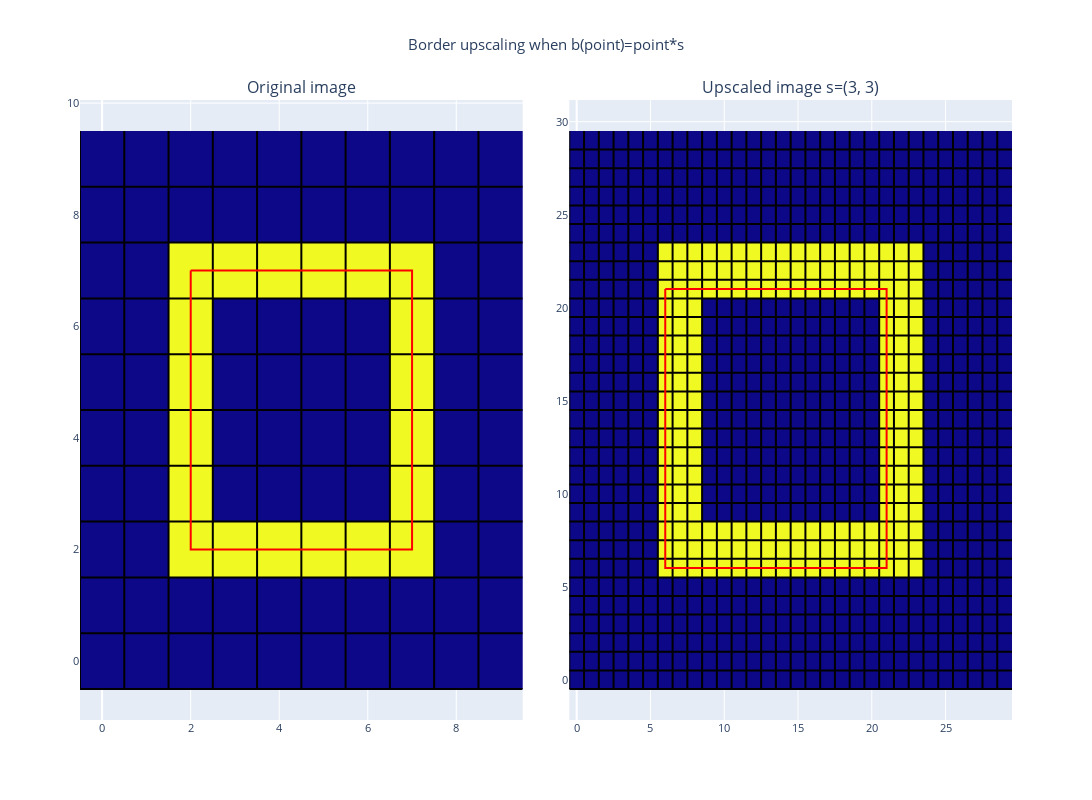

The cell this chart's notebook holds for it:
### Code cell
fig = make_subplots(rows=1, cols=2, 
                    horizontal_spacing=0.05, 
                    vertical_spacing=0.1,
                    subplot_titles=('Original image', f"Upscaled image s={scale_factor_x, scale_factor_y}"))
# Add images to plot
base_image_fig = px.imshow(test_image)
fig.add_trace(base_image_fig.data[0], 1, 1)
xs, ys = gridlines(test_image)
fig.add_trace(go.Scatter(x=xs, y=ys, marker=dict(color='black', size=1), name=f"Pixel edges", showlegend=False), row=1, col=1)

upscaled_image_fig = px.imshow(upscaled_image_box)
fig.add_trace(upscaled_image_fig.data[0], 1, 2)
xs, ys = gridlines(upscaled_image_box)
fig.add_trace(go.Scatter(x=xs, y=ys, marker=dict(color='black', size=1), name=f"Pixel edges", showlegend=False), row=1, col=2)


fig.add_trace(go.Scatter(x=fourier_xs, y=fourier_ys, marker=dict(color='red', size=10), name=f"400p border"), row=1, col=1)
fig.add_trace(go.Scatter(x=fourier_xs*scale_factor_x, y=fourier_ys*scale_factor_y, marker=dict(color='red', size=10), name=f"400p border "), row=1, col=2)

fig.update_layout(title_text=f"Border upscaling when b(point)=point*s", title_x=0.5, width=1400, height=800, showlegend=False, font_size=11)
fig.update(layout_coloraxis_showscale=False)
fig.show()

### Figure 1 — Plotly figure (JSON) as saved in the notebook; plotly's stock layout.template omitted (floating-point values rounded to 4 significant figures; data arrays with more than 128 entries replaced by an {"elided": "..."} marker saying what was removed)
{"data": [{"coloraxis": "coloraxis", "hovertemplate": "x: %{x}<br>y: %{y}<br>color: %{z}<extra></extra>", "name": "0", "type": "heatmap", "xaxis": "x", "yaxis": "y", "z": [[0, 0, 0, 0, 0, 0, 0, 0, 0, 0], [0, 0, 0, 0, 0, 0, 0, 0, 0, 0], [0, 0, 1, 1, 1, 1, 1, 1, 0, 0], [0, 0, 1, 0, 0, 0, 0, 1, 0, 0], [0, 0, 1, 0, 0, 0, 0, 1, 0, 0], [0, 0, 1, 0, 0, 0, 0, 1, 0, 0], [0, 0, 1, 0, 0, 0, 0, 1, 0, 0], [0, 0, 1, 1, 1, 1, 1, 1, 0, 0], [0, 0, 0, 0, 0, 0, 0, 0, 0, 0], [0, 0, 0, 0, 0, 0, 0, 0, 0, 0]]}, {"marker": {"color": "black", "size": 1}, "name": "Pixel edges", "showlegend": false, "type": "scatter", "x": [-0.5, -0.5, null, 0.5, 0.5, null, 1.5, 1.5, null, 2.5, 2.5, null, 3.5, 3.5, null, 4.5, 4.5, null, 5.5, 5.5, null, 6.5, 6.5, null, 7.5, 7.5, null, 8.5, 8.5, null, -0.5, 9.5, null, -0.5, 9.5, null, -0.5, 9.5, null, -0.5, 9.5, null, -0.5, 9.5, null, -0.5, 9.5, null, -0.5, 9.5, null, -0.5, 9.5, null, -0.5, 9.5, null, -0.5, 9.5, null], "xaxis": "x", "y": [-0.5, 9.5, null, -0.5, 9.5, null, -0.5, 9.5, null, -0.5, 9.5, null, -0.5, 9.5, null, -0.5, 9.5, null, -0.5, 9.5, null, -0.5, 9.5, null, -0.5, 9.5, null, -0.5, 9.5, null, -0.5, -0.5, null, 0.5, 0.5, null, 1.5, 1.5, null, 2.5, 2.5, null, 3.5, 3.5, null, 4.5, 4.5, null, 5.5, 5.5, null, 6.5, 6.5, null, 7.5, 7.5, null, 8.5, 8.5, null], "yaxis": "y"}, {"coloraxis": "coloraxis", "hovertemplate": "x: %{x}<br>y: %{y}<br>color: %{z}<extra></extra>", "name": "0", "type": "heatmap", "xaxis": "x2", "yaxis": "y2", "z": {"elided": "30x30 int values"}}, {"marker": {"color": "black", "size": 1}, "name": "Pixel edges", "showlegend": false, "type": "scatter", "x": {"elided": "180 float values"}, "xaxis": "x2", "y": {"elided": "180 float values"}, "yaxis": "y2"}, {"marker": {"color": "red", "size": 10}, "name": "400p border", "type": "scatter", "x": {"elided": "200 float values"}, "xaxis": "x", "y": {"elided": "200 float values"}, "yaxis": "y"}, {"marker": {"color": "red", "size": 10}, "name": "400p border ", "type": "scatter", "x": {"elided": "200 float values"}, "xaxis": "x2", "y": {"elided": "200 float values"}, "yaxis": "y2"}], "layout": {"annotations": [{"font": {"size": 16}, "showarrow": false, "text": "Original image", "x": 0.2375, "xanchor": "center", "xref": "paper", "y": 1, "yanchor": "bottom", "yref": "paper"}, {"font": {"size": 16}, "showarrow": false, "text": "Upscaled image s=(3, 3)", "x": 0.7625, "xanchor": "center", "xref": "paper", "y": 1, "yanchor": "bottom", "yref": "paper"}], "coloraxis": {"showscale": false}, "font": {"size": 11}, "height": 800, "showlegend": false, "title": {"text": "Border upscaling when b(point)=point*s", "x": 0.5}, "width": 1400, "xaxis": {"anchor": "y", "domain": [0, 0.475]}, "xaxis2": {"anchor": "y2", "domain": [0.525, 1]}, "yaxis": {"anchor": "x", "domain": [0, 1]}, "yaxis2": {"anchor": "x2", "domain": [0, 1]}}}
